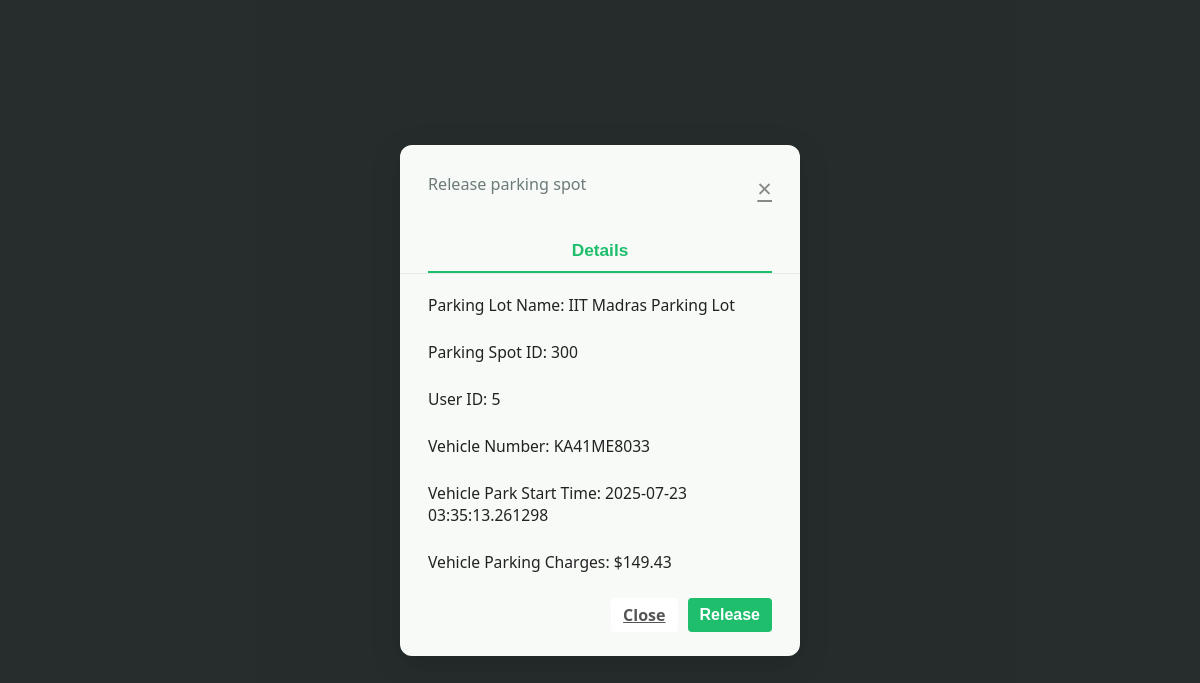
The app's page /release_spot/5/20/300 (signed in) with its own data.
### models/models.py (models this page shows)
class Parking_lot(db.Model):
    __tablename__='parking_lot'
    lot_id=db.Column(db.Integer,primary_key=True,autoincrement=True)
    owner_id = db.Column(db.Integer, db.ForeignKey('user.id', ondelete='CASCADE'))
    lot_name= db.Column(db.Text,nullable=False,unique=True)
    lot_address=db.Column(db.Text,nullable=False)
    lot_spot_count=db.Column(db.Integer,nullable=False)
    lot_price_per_hour=db.Column(db.Integer,nullable=False)
    owner = db.relationship('User', backref=db.backref('parking_lots', passive_deletes=True))
    spots = db.relationship('Parking_spot', backref='lot', cascade="all, delete", passive_deletes=True)
    bookings = db.relationship('Bookings', back_populates='lot', cascade="all, delete", passive_deletes=True)

class Bookings(db.Model):
    __tablename__ = 'bookings'
    booking_id = db.Column(db.Integer, primary_key=True, autoincrement=True)
    spot_id = db.Column(db.Integer, db.ForeignKey('parking_spot.id'), nullable=False)
    lot_id = db.Column(db.Integer, db.ForeignKey('parking_lot.lot_id'), nullable=False)
    user_id = db.Column(db.Integer, db.ForeignKey('user.id'), nullable=False)
    vehicle_number = db.Column(db.String(20),  db.ForeignKey('user.vehicle_number'), nullable=False)
    start_time = db.Column(db.String, default=datetime.utcnow)
    end_time = db.Column(db.String)
    current_status=db.Column(db.Text)
    spot = db.relationship('Parking_spot', backref='bookings')
    lot = db.relationship('Parking_lot', back_populates='bookings')
    user = db.relationship('User', foreign_keys=[user_id], backref='bookings')

### controllers/controllers.py (the view, shortened to what this page needs)
@main.route("/release_spot/<user_id>/<parking_lot_id>/<spot_id>", methods=["GET", "POST"])
@login_required
@role_required('user')
def release_spot(user_id, parking_lot_id, spot_id):
    try:
        booking = Bookings.query.filter_by(spot_id=spot_id, lot_id=parking_lot_id, user_id=user_id, current_status='active').first()
        parking_lot = Parking_lot.query.filter_by(lot_id=parking_lot_id).first()
        parking_spot = Parking_spot.query.filter_by(id=spot_id, lot_id=parking_lot_id).first()
        if not booking or not parking_lot or not parking_spot:
            flash("Invalid booking or parking details.", "danger")
            return redirect(url_for('main.user_dashboard', id=user_id))
        start_time = booking.start_time
        if isinstance(start_time, str):
            start_time = datetime.strptime(start_time, "%Y-%m-%d %H:%M:%S.%f")
        lot_charge = parking_lot.lot_price_per_hour
        if request.method == "GET":
            total_charges = calculate_charges(datetime.now(), start_time, lot_charge)
            release_spot_details = {
                "user_id": user_id,
                "parking_lot_id": parking_lot_id,
                "spot_id": spot_id,
                "vehicle_number": booking.vehicle_number,
                "lot_name": parking_lot.lot_name,
                "start_time": start_time,
                "total_charges": total_charges
            }
            return render_template("release_spot.html", release_spot_details=release_spot_details)
    except Exception as e:
        db.session.rollback()
        print(f"Error in releasing spot: {e}")
        flash("An error occurred while releasing the parking spot.", "danger")
        return redirect(url_for('main.user_dashboard', id=user_id))

### app.py (called while the page is built)
def create_app():
    app = Flask(__name__, template_folder="templates")
    if os.getenv('ENV', 'development') != "production":
        print("Starting Local Development")
        app.config.from_object(LocalDevelopmentConfig)
    else:
        raise Exception("Currently no production config is setup")
    app.register_blueprint(main)
    db.init_app(app)
    login_manager = LoginManager()
    login_manager.login_view = "main.login"
    login_manager.init_app(app)
    @login_manager.user_loader
    def load_user(user_id):
        return User.query.get(int(user_id))
    return app

### controllers/controllers.py (called while the page is built)
def role_required(required_role):
    def decorator(f):
        @wraps(f)
        def decorated_function(*args, **kwargs):
            if not current_user.is_authenticated:
                flash('Please log in to access this page.', 'warning')
                return redirect(url_for('main.login'))
            if required_role == "admin" and current_user.is_admin != "Yes":
                flash('You do not have permission to access this page.', 'danger')
                return redirect(url_for('main.login'))
            return f(*args, **kwargs)
        return decorated_function
    return decorator

def calculate_charges(end_time,start_time,lot_charges):
        charges= ((end_time-start_time).total_seconds()/3600)*lot_charges
        return round(charges,2)

### templates/release_spot.html (shortened to what this page needs)
<!DOCTYPE html>
<html lang="en">
<head>
  <link rel="stylesheet" href="{{ url_for('static',filename='css/release_spot_style.css') }}">
</head>
<body>
  <div class="modal-bg">
    <div class="modal">
      <div class="modal-header">
        <div>
          <div class="modal-subtitle">Release parking spot</div>
        </div> <a href="{{ url_for('main.user_dashboard',id=release_spot_details.user_id) }}" class="modal-close" aria-label="Close">&times;</a>
      </div>
      <div class="modal-tabs">
        <button class="tab active">Details</button>
      </div>
      <div class="model-form">
      <form class="modal-form" action="{{ url_for('main.release_spot', user_id=release_spot_details.user_id, parking_lot_id=release_spot_details.parking_lot_id, spot_id=release_spot_details.spot_id ) }}" method="POST">
        <div class="form-group">
          <label for="lot_name">Parking Lot Name: {{ release_spot_details.lot_name }}</label>
        </div>
        <div class="form-group">
          <label for="lot_name">Parking Spot ID: {{ release_spot_details.spot_id }}</label>
        </div>
        <div class="form-group">
          <label for="user_id">User ID: {{ release_spot_details.user_id }}</label>
        </div>
        <div class="form-group">
            <label for="vehicle_number"> Vehicle Number: {{ release_spot_details.vehicle_number }}</label>
        </div>
        <div class="form-group">
          <label for="vehicle_number"> Vehicle Park Start Time: {{ release_spot_details.start_time }}</label>
      </div>
      <div class="form-group">
        <label for="vehicle_number"> Vehicle Parking Charges: ${{ release_spot_details.total_charges }}</label>
    </div>
        <div class="modal-actions">
          <a href="{{url_for('main.user_dashboard',id=release_spot_details.user_id)}}" class='btn cancel'> Close </a>
          <button type="submit" class="btn primary" name="book">Release</button>
        </div>
      </form>
      </div>
    </div>
  </div>
</body>
</html>

### static/css/release_spot_style.css (style rules this page uses)
body { margin: 0; font-family: 'Segoe UI', Arial, sans-serif; background: #232725; }
.modal-bg { position: fixed; top: 0; left: 0; right: 0; bottom: 0; background: rgba(40, 50, 50, 0.55); display: flex; align-items: center; justify-content: center; min-height: 100vh; z-index: 1000; }
.modal { background: #f7faf7; border-radius: 12px; box-shadow: 0 8px 32px rgba(0,0,0,0.14); width: 400px; max-width: 95vw; padding: 0 0 24px 0; animation: fadeIn 0.1s; }
.modal-header { display: flex; align-items: flex-start; justify-content: space-between; padding: 24px 28px 0 28px; }
.modal-subtitle { font-size: 1.01rem; color: #6c7a7a; margin-top: 4px; }
.modal-close { background: none; border: none; font-size: 1.6rem; color: #888; cursor: pointer; margin-left: 8px; margin-top: 2px; transition: color 0.15s; }
.modal-tabs { display: flex; border-bottom: 1.5px solid #e6eae6; margin: 22px 0 0 0; padding: 0 28px; }
.tab { flex: 1; background: none; border: none; font-size: 1.08rem; font-weight: 500; padding: 12px 0 10px 0; cursor: pointer; color: #5e6464; border-bottom: 2.5px solid transparent; transition: color 0.18s, border 0.18s, background 0.18s; }
.tab.active { color: #1fbe6c; border-bottom: 2.5px solid #1fbe6c; background: #f7faf7; font-weight: 700; }
.modal-form { padding: 20px 28px 0 28px; }
.form-group { display: flex; flex-direction: column; margin-bottom: 18px; }
.form-group label { font-size: 0.98rem; color: #222; font-weight: 500; margin-bottom: 7px; }
.modal-actions { display: flex; justify-content: flex-end; gap: 10px; margin-top: 18px; }
.btn { font-size: 1rem; padding: 9px 18px; border-radius: 7px; border: 1.5px solid #e0e0e0; cursor: pointer; font-weight: 500; background: #fff; transition: background 0.18s, color 0.18s, border 0.18s; }
.btn.cancel { color: #555; border-color: #e0e0e0; }
.btn.primary { background: #1fbe6c; color: #fff; border-color: #1fbe6c; }
.btn { padding: 6px 12px; border: none; color: white; font-weight: bold; border-radius: 4px; cursor: pointer; }

### records on screen
Parking_lot: lot_name "IIT Madras Parking Lot"
Bookings: vehicle_number "KA41ME8033"

### other values on screen
{{ release_spot_details.spot_id }} "300"
{{ release_spot_details.user_id }} "5"
{{ release_spot_details.start_time }} "2025-07-23 03:35:13.261298"
{{ release_spot_details.total_charges }} "149.43"
